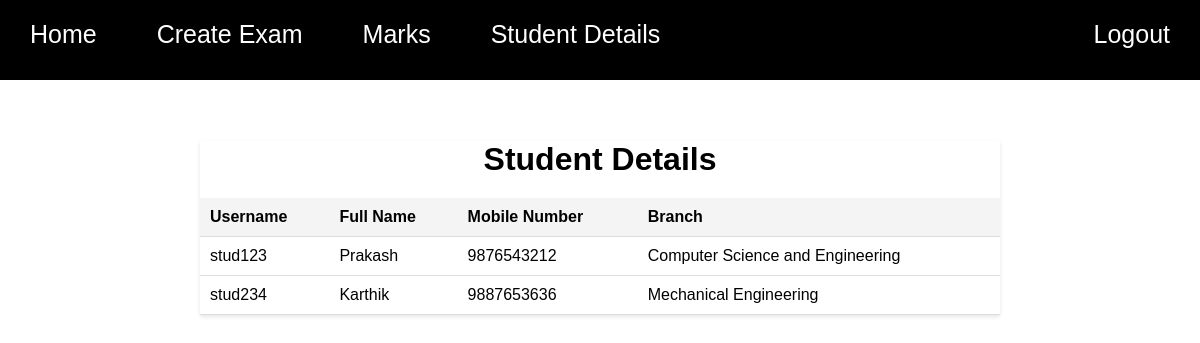
/student_details (signed in), run on the app's committed database.
### app.py (models this page shows)
class User(db.Model, UserMixin):
    id = db.Column(db.Integer, primary_key=True)
    username = db.Column(db.String(20), nullable=False, unique=True)
    full_name = db.Column(db.String(100), nullable=False)
    email = db.Column(db.String(100), nullable=False)
    mobile_number = db.Column(db.String(15), nullable=False)
    branch = db.Column(db.String(30), nullable=False)
    role = db.Column(db.String(10), nullable=False)
    password = db.Column(db.String(100), nullable=False)

### app.py (the view)
@app.route('/student_details')
@login_required
def student_details():
    students = User.query.filter_by(role='student').all()
    return render_template('student_details.html', students=students)

### app.py (called while the page is built)
@login_manager.user_loader
def load_user(user_id):
    return User.query.get(int(user_id))

### templates/student_details.html (shortened to what this page needs)
{% extends 'base.html' %}
{% block content %}
</head>
<body>
  <div class="table-container">
    <h1>Student Details</h1>
    <table>
      <tr>
        <th>Username</th>
        <th>Full Name</th>
        <th>Mobile Number</th>
        <th>Branch</th>
      </tr>
      {% for student in students %}
      <tr>
        <td>{{ student.username }}</td>
        <td>{{ student.full_name }}</td>
        <td>{{ student.mobile_number }}</td>
        <td>{{ student.branch }}</td>
      </tr>
      {% endfor %}
    </table>
  </div>
  {% endblock %}

### templates/base.html (style rules this page uses)
body { margin: 0; padding: 0; font-family: Arial, sans-serif; }

### templates/student_details.html (style rules this page uses)
h1 { text-align: center; margin-bottom: 20px; }
.table-container { max-width: 800px; margin: 0 auto; background-color: white; box-shadow: 0 2px 4px rgba(0, 0, 0, 0.1); }
table { width: 100%; border-collapse: collapse; }
th, td { padding: 10px; text-align: left; border-bottom: 1px solid #ddd; }
th { background-color: #f4f4f4; }

### data on the page
User: username "stud123", full_name "Prakash", mobile_number "9876543212", branch "Computer Science and Engineering"
User: username "stud234", full_name "Karthik", mobile_number "9887653636", branch "Mechanical Engineering"
